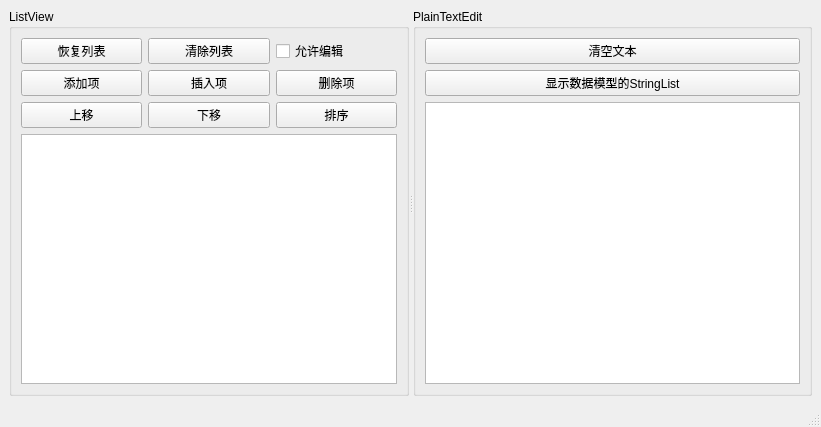
<?xml version="1.0" encoding="UTF-8"?>
<ui version="4.0">
 <class>MainWindow</class>
 <widget class="QMainWindow" name="MainWindow">
  <property name="geometry">
   <rect>
    <x>0</x>
    <y>0</y>
    <width>821</width>
    <height>427</height>
   </rect>
  </property>
  <property name="windowTitle">
   <string>MainWindow</string>
  </property>
  <widget class="QWidget" name="centralwidget">
   <layout class="QVBoxLayout" name="verticalLayout_4">
    <item>
     <widget class="QSplitter" name="splitter">
      <property name="orientation">
       <enum>Qt::Horizontal</enum>
      </property>
      <widget class="QGroupBox" name="groupBox">
       <property name="title">
        <string>ListView</string>
       </property>
       <layout class="QVBoxLayout" name="verticalLayout_3">
        <item>
         <layout class="QVBoxLayout" name="verticalLayout_2">
          <item>
           <layout class="QHBoxLayout" name="horizontalLayout_3">
            <item>
             <widget class="QPushButton" name="btnIniList">
              <property name="text">
               <string>恢复列表</string>
              </property>
             </widget>
            </item>
            <item>
             <widget class="QPushButton" name="btnListClear">
              <property name="text">
               <string>清除列表</string>
              </property>
             </widget>
            </item>
            <item>
             <widget class="QCheckBox" name="chkEditable">
              <property name="text">
               <string>允许编辑</string>
              </property>
             </widget>
            </item>
           </layout>
          </item>
          <item>
           <layout class="QHBoxLayout" name="horizontalLayout_2">
            <item>
             <widget class="QPushButton" name="btnListAppend">
              <property name="text">
               <string>添加项</string>
              </property>
             </widget>
            </item>
            <item>
             <widget class="QPushButton" name="btnListInsert">
              <property name="text">
               <string>插入项</string>
              </property>
             </widget>
            </item>
            <item>
             <widget class="QPushButton" name="btnListDelete">
              <property name="text">
               <string>删除项</string>
              </property>
             </widget>
            </item>
           </layout>
          </item>
          <item>
           <layout class="QHBoxLayout" name="horizontalLayout">
            <item>
             <widget class="QPushButton" name="btnLIstMoveUp">
              <property name="text">
               <string>上移</string>
              </property>
             </widget>
            </item>
            <item>
             <widget class="QPushButton" name="btnListMoveDown">
              <property name="text">
               <string>下移</string>
              </property>
             </widget>
            </item>
            <item>
             <widget class="QPushButton" name="btnListSort">
              <property name="text">
               <string>排序</string>
              </property>
             </widget>
            </item>
           </layout>
          </item>
         </layout>
        </item>
        <item>
         <widget class="QListView" name="listView"/>
        </item>
       </layout>
      </widget>
      <widget class="QGroupBox" name="groupBox_2">
       <property name="title">
        <string>PlainTextEdit</string>
       </property>
       <layout class="QVBoxLayout" name="verticalLayout">
        <item>
         <widget class="QPushButton" name="btnTextClear">
          <property name="text">
           <string>清空文本</string>
          </property>
         </widget>
        </item>
        <item>
         <widget class="QPushButton" name="btnTextImport">
          <property name="text">
           <string>显示数据模型的StringList</string>
          </property>
         </widget>
        </item>
        <item>
         <widget class="QPlainTextEdit" name="plainTextEdit"/>
        </item>
       </layout>
      </widget>
     </widget>
    </item>
   </layout>
  </widget>
  <widget class="QStatusBar" name="statusbar"/>
 </widget>
 <resources/>
 <connections/>
</ui>
